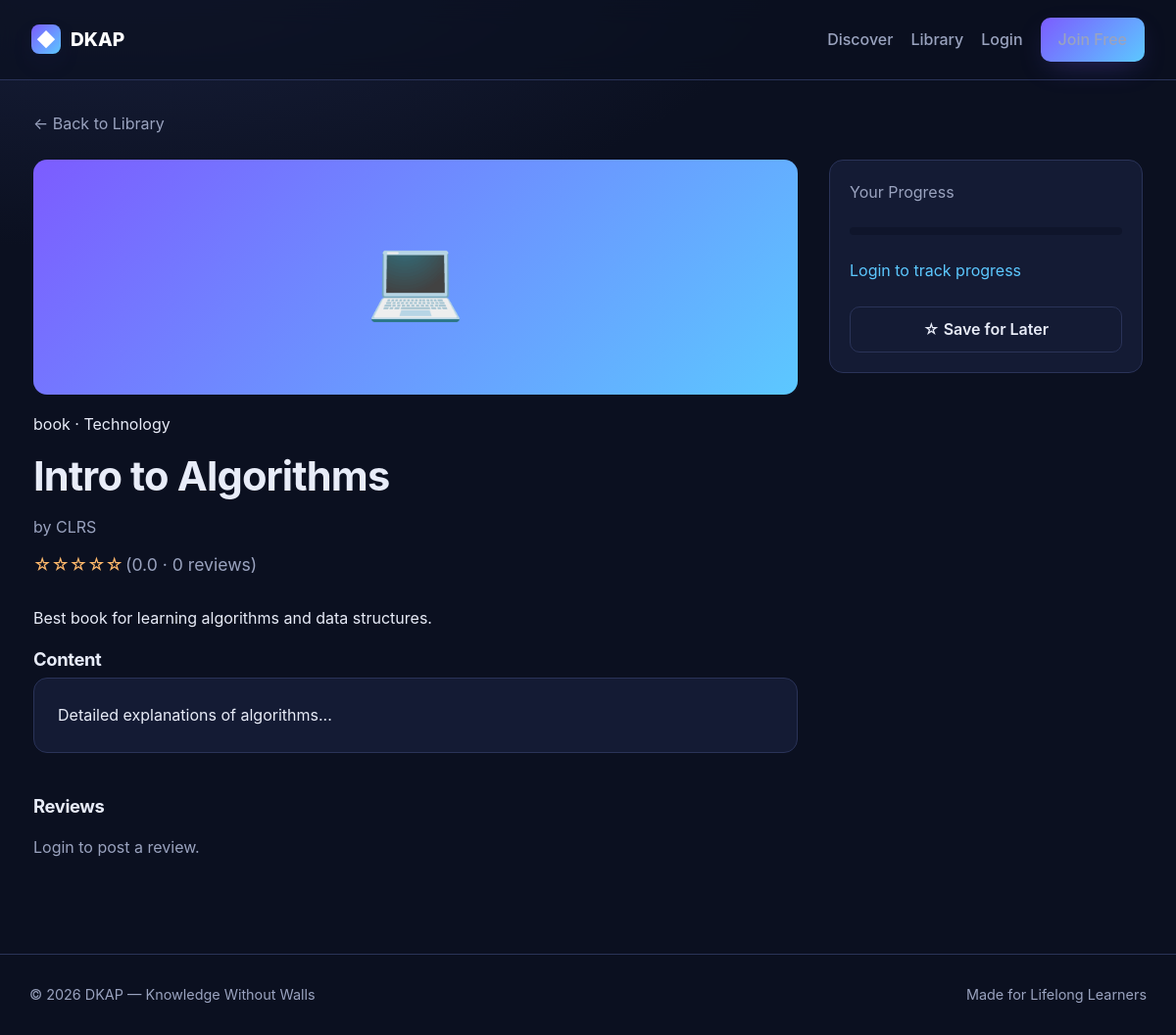
The page /resource.php?id=1 on the database its author committed.
### tables this page shows
CREATE TABLE resources (
  id INT AUTO_INCREMENT PRIMARY KEY,
  title VARCHAR(200) NOT NULL,
  author VARCHAR(120) DEFAULT '',
  description TEXT,
  type ENUM('book','article','video','course','podcast') DEFAULT 'article',
  category_id INT,
  cover_url VARCHAR(500) DEFAULT '',
  content_url VARCHAR(500) DEFAULT '',
  body LONGTEXT,
  tags VARCHAR(255) DEFAULT '',
  views INT DEFAULT 0,
  created_at TIMESTAMP DEFAULT CURRENT_TIMESTAMP,
  FOREIGN KEY (category_id) REFERENCES categories(id) ON DELETE SET NULL,
  FULLTEXT KEY ft_search (title, author, description, body, tags)
);

CREATE TABLE categories (
  id INT AUTO_INCREMENT PRIMARY KEY,
  name VARCHAR(80) UNIQUE NOT NULL,
  icon VARCHAR(20) DEFAULT '📚'
);

### auth.php (called while the page is built, shortened)
<?php
function is_logged_in() {
    return isset($_SESSION['user_id']);
}
function current_user() {
    if (!is_logged_in()) return null;
    return [
        'id'    => $_SESSION['user_id'],
        'name'  => $_SESSION['user_name'] ?? '',
        'email' => $_SESSION['user_email'] ?? '',
        'role'  => $_SESSION['user_role'] ?? 'user'
    ];
}
function e($str) {
    return htmlspecialchars($str ?? '', ENT_QUOTES, 'UTF-8');
}
?>

### resource.php (the view, shortened to what this page needs)
<?php
require_once __DIR__.'/includes/header.php';
$id = (int)($_GET['id'] ?? 0);
$stmt = $pdo->prepare("SELECT r.*, c.name AS cat_name, c.icon
                       FROM resources r
                       LEFT JOIN categories c ON c.id = r.category_id
                       WHERE r.id = ?");
$stmt->execute([$id]);
$r = $stmt->fetch();
$pdo->prepare("UPDATE resources SET views = views + 1 WHERE id = ?")->execute([$id]);
$user = current_user();
$progress = 0;
$saved = false;
$avg = $pdo->prepare("SELECT AVG(rating) AS avg_rating, COUNT(*) AS review_count FROM reviews WHERE resource_id=?");
$avg->execute([$id]);
$ag = $avg->fetch();
?>
<a href="/dkap/library.php" class="muted">← Back to Library</a>
<div class="detail">
  <div>
    <div class="cover-lg"><?= e($r['icon'] ?? '📚') ?></div>
    <span class="type"><?= e($r['type']) ?> · <?= e($r['cat_name'] ?? 'General') ?></span>
    <h1><?= e($r['title']) ?></h1>
    <div class="muted">by <?= e($r['author'] ?: 'Unknown') ?></div>
    <div class="stars" style="margin:12px 0">
      <?php
      $avgRating = round($ag['avg_rating'] ?? 0);
      for($i=1; $i<=5; $i++) echo $i <= $avgRating ? '★' : '☆';
      ?>
      <span class="muted"> (<?= number_format($ag['avg_rating'] ?? 0, 1) ?> · <?= $ag['review_count'] ?> reviews)</span>
    </div>
    <p><?= nl2br(e($r['description'])) ?></p>
    <h3>Content</h3>
    <div style="background:var(--surface); padding:24px; border-radius:14px; border:1px solid var(--border); line-height:1.7">
      <?= nl2br(e($r['body'])) ?>
    </div>
    <h3 style="margin-top:40px">Reviews</h3>
    <?php if ($user): ?>
      <form method="post" action="/dkap/api/review.php" style="background:var(--surface);padding:20px;border-radius:14px;border:1px solid var(--border);margin-bottom:20px">
        <input type="hidden" name="resource_id" value="<?= $id ?>">
        <div class="form-group">
          <label>Your Rating</label>
          <select name="rating" required>
            <?php for($i=5; $i>=1; $i--): ?>
              <option value="<?= $i ?>"><?= $i ?> ★</option>
            <?php endfor; ?>
          </select>
        </div>
        <div class="form-group">
          <label>Comment</label>
          <textarea name="comment" required placeholder="What did you think?"></textarea>
        </div>
        <button class="btn-primary">Post Review</button>
      </form>
    <?php else: ?>
      <p class="muted">Login to post a review.</p>
    <?php endif; ?>
  </div>
  <aside>
    <div class="side-card">
      <div class="muted">Your Progress</div>
      <div class="progress" style="margin:12px 0"><div style="width:<?= $progress ?>%"></div></div>
      <?php if ($user): ?>
        <input type="range" id="progress-slider" data-rid="<?= $id ?>" min="0" max="100" value="<?= $progress ?>" style="width:100%">
        <div class="muted" style="text-align:center" id="progress-out"><?= $progress ?>%</div>
      <?php else: ?>
        <a href="/dkap/login.php">Login to track progress</a>
      <?php endif; ?>
      <button class="btn-ghost" data-bookmark="<?= $id ?>" style="margin-top:12px; width:100%">
        <?= $saved ? '★ Saved' : '☆ Save for Later' ?>
      </button>
    </div>
  </aside>
</div>
<?php require_once __DIR__.'/includes/footer.php'; ?>

### style.css (style rules this page uses)
:root { --bg:#0b1020; --bg-2:#0f152b; --surface:#141b34; --surface-2:#1b2342; --text:#e8ecf8; --muted:#9aa3bf; --border:#2a3358; --primary:#7c5cff; --primary-2:#5cc8ff; --accent:#ffb86b; --success:#3ddc97; --danger:#ff6b8a; --radius:14px; --shadow:0 10px 30px -10px rgba(124,92,255,.35); --grad:linear-gradient(135deg,#7c5cff 0%, #5cc8ff 100%); }
* { box-sizing:border-box }
html,body { margin:0;padding:0;background:radial-gradient(1200px 600px at 10% -10%, #1b2342 0%, var(--bg) 60%) fixed;color:var(--text);font-family:-apple-system,BlinkMacSystemFont,"Segoe UI",Roboto,Inter,sans-serif;line-height:1.55 }
a { color:var(--primary-2);text-decoration:none }
h1,h2,h3 { font-weight:700;letter-spacing:-.02em;margin:.2em 0 }
h1 { font-size:2.6rem }
h3 { font-size:1.15rem }
.muted { color:var(--muted) }
.btn-primary,.btn-ghost,button.btn { cursor:pointer;border:none;font:inherit;padding:10px 18px;border-radius:10px;font-weight:600;transition:.2s }
.btn-ghost { background:transparent;color:var(--text);border:1px solid var(--border) }
.detail { display:grid;grid-template-columns:1fr 320px;gap:32px;margin-top:24px }
.detail .cover-lg { height:240px;border-radius:var(--radius);background:var(--grad);display:flex;align-items:center;justify-content:center;font-size:5rem;color:#fff;margin-bottom:18px }
.side-card { background:var(--surface);border:1px solid var(--border);border-radius:var(--radius);padding:20px;display:flex;flex-direction:column;gap:12px }
.progress { height:8px;background:var(--bg-2);border-radius:99px;overflow:hidden }
.stars { display:inline-flex;gap:2px;color:var(--accent);font-size:1.1rem }

### rows shown on the page
resources: category.icon "💻", type "book", category.name "Technology", title "Intro to Algorithms", author "CLRS", description "Best book for learning algorithms and data structures.", body "Detailed explanations of algorithms..."

### other values the page prints
$ag['avg_rating'] "0.0"
$ag['review_count'] "0"
